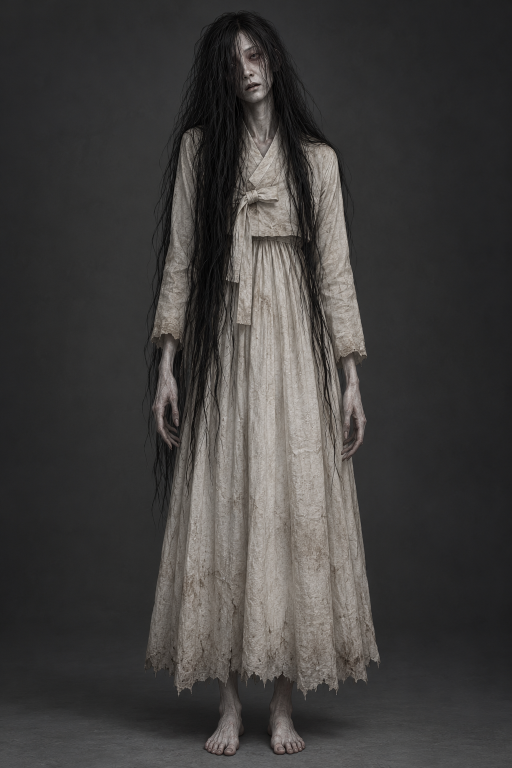
#> input picture HappyToyV2/SourceArt/Lady/lady-concept-v1.png, 1024 x 1536 px, given in place of game-orm.png, which was not available (shown at 1/2 size)
$ python export_pbr.py
#> lines starting #> are read from the running program, lines starting #| are printed output that depends on the picture
"""Extract game-sized PBR maps; generated original 8K images stay in the GLB."""
import hashlib
import json
import sys
from pathlib import Path

HERE=Path(__file__).resolve().parent
PROJECT=HERE.parents[1]
sys.path.insert(0,str(PROJECT/'SourceArt/CreatureStudio/tools'))

def export(destination,report_path):
    from PIL import Image,ImageOps
    packed=Image.open(destination/'game-orm.png').convert('RGB')
#> packed is the input picture: PIL image 1024x1536 RGB; mean R, G, B 64, 62.2, 61
    _,roughness,metallic=packed.split();zero=Image.new('L',packed.size,0)
#> after `zero = Image.new('L', packed.size, 0)`: zero: PIL image 1024x1536 L; every value is 0
    temporary=destination/'.metallic-smoothness.exporting.png'
    Image.merge('RGBA',(metallic,zero,zero,ImageOps.invert(roughness))).save(temporary)
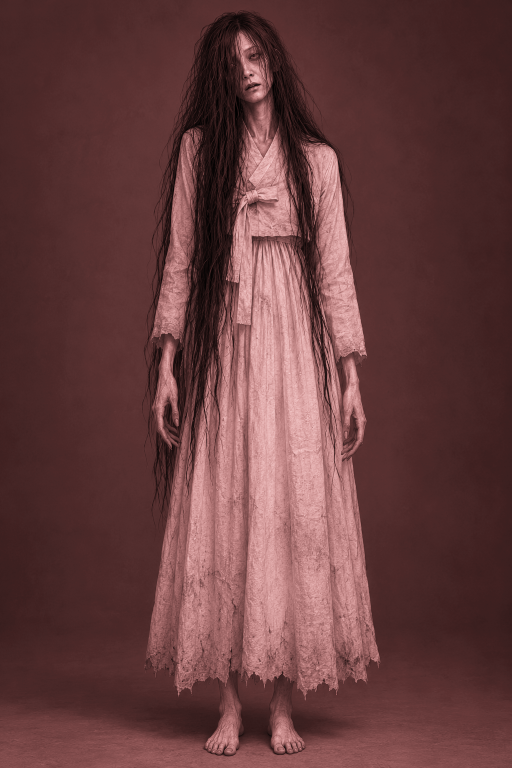
#> saved as .metallic-smoothness.exporting.png: PIL image 1024x1536 RGBA (shown at 1/2 size); mean R, G, B, A 61, 0, 0, 192.8; transparent parts drawn white
#> (the run stopped early here; a loop or call above may not have finished)

$ run again, on HappyToyV2/SourceArt/SchoolWalker/face-reference.jpg
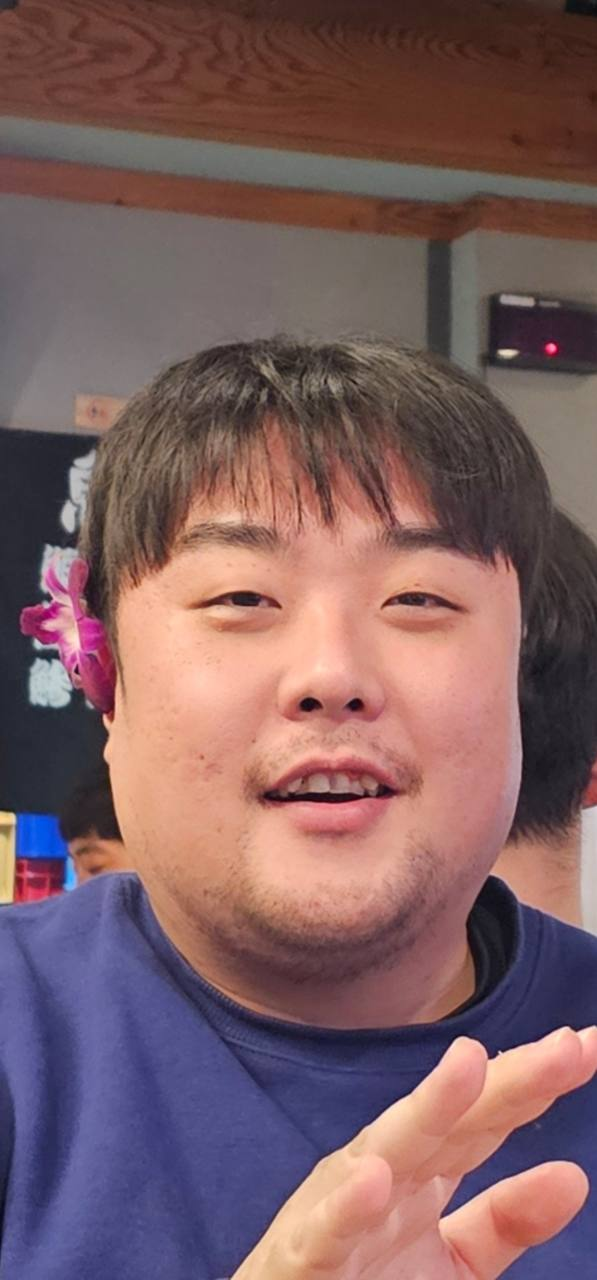
#> input picture HappyToyV2/SourceArt/SchoolWalker/face-reference.jpg, 597 x 1280 px, given in place of game-orm.png, which was not available
#> in export, packed is the input picture: PIL image 597x1280 RGB; mean R, G, B 125.1, 94.8, 97.5
#> in export, `_, roughness, metallic = packed.split()`:
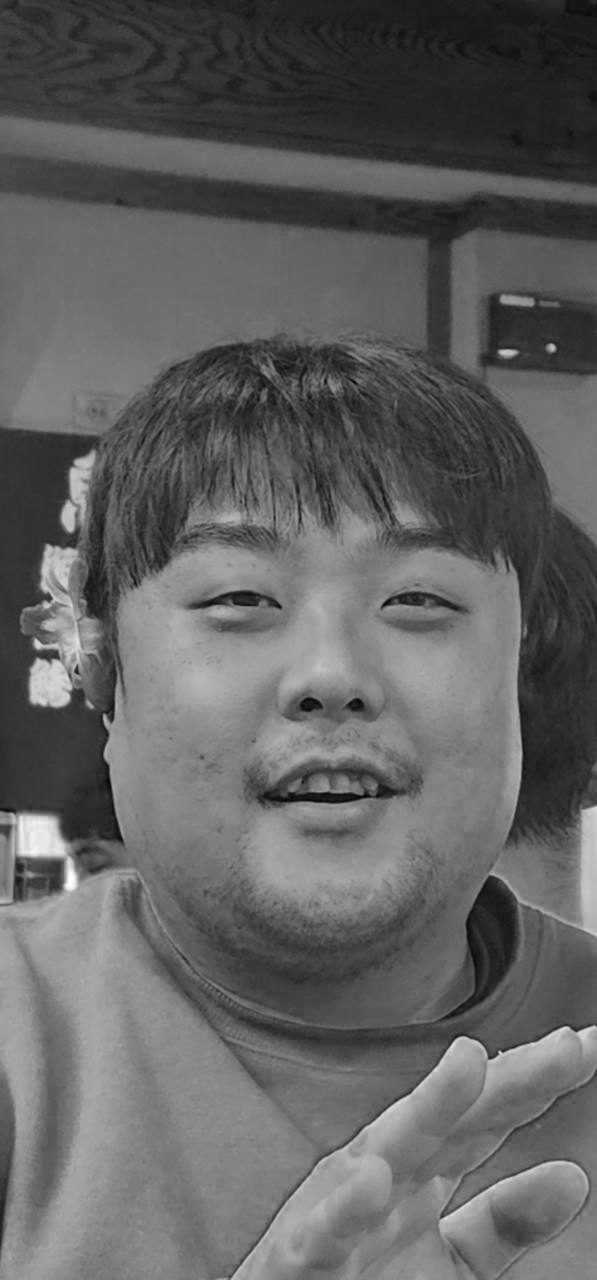
#> metallic: PIL image 597x1280 L; min 0, max 255, mean 97.5
#> zero: PIL image 597x1280 L; every value is 0
#> in export, `Image.merge('RGBA',(metallic,zero,zero,ImageOps.invert(roughness))).sa..`:
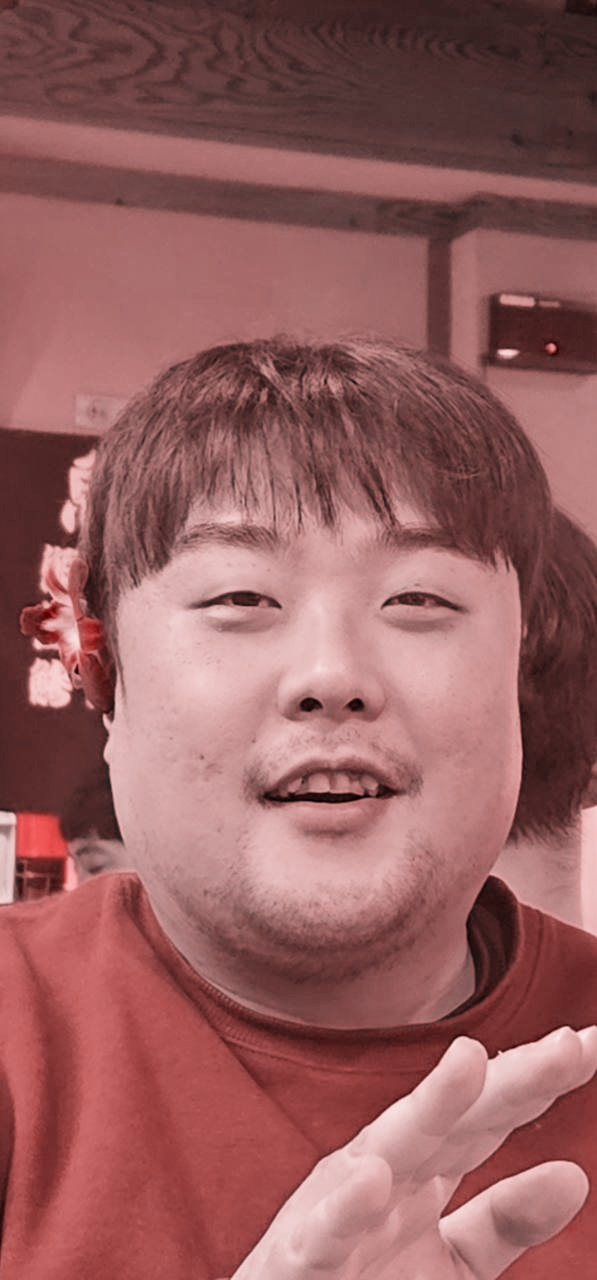
#> saved as .metallic-smoothness.exporting.png: PIL image 597x1280 RGBA; mean R, G, B, A 97.5, 0, 0, 160.2; transparent parts drawn white
